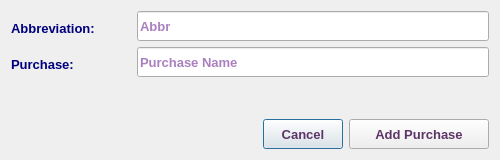
<?xml version="1.0" encoding="UTF-8"?>
<ui version="4.0">
 <class>AddPurchaseDialog</class>
 <widget class="QDialog" name="AddPurchaseDialog">
  <property name="geometry">
   <rect>
    <x>0</x>
    <y>0</y>
    <width>500</width>
    <height>160</height>
   </rect>
  </property>
  <property name="sizePolicy">
   <sizepolicy hsizetype="Fixed" vsizetype="Fixed">
    <horstretch>0</horstretch>
    <verstretch>0</verstretch>
   </sizepolicy>
  </property>
  <property name="minimumSize">
   <size>
    <width>500</width>
    <height>160</height>
   </size>
  </property>
  <property name="maximumSize">
   <size>
    <width>501</width>
    <height>161</height>
   </size>
  </property>
  <property name="font">
   <font>
    <family>Tahoma</family>
    <pointsize>10</pointsize>
   </font>
  </property>
  <property name="windowTitle">
   <string>Add New Purchase</string>
  </property>
  <property name="windowIcon">
   <iconset resource="../../../../image.qrc">
    <normaloff>:/Image/add.png</normaloff>:/Image/add.png</iconset>
  </property>
  <layout class="QVBoxLayout" name="verticalLayout">
   <item>
    <layout class="QHBoxLayout" name="horizontalLayout_3">
     <item>
      <widget class="QLabel" name="label">
       <property name="minimumSize">
        <size>
         <width>120</width>
         <height>30</height>
        </size>
       </property>
       <property name="maximumSize">
        <size>
         <width>120</width>
         <height>25</height>
        </size>
       </property>
       <property name="font">
        <font>
         <family>Tahoma</family>
         <pointsize>10</pointsize>
         <weight>75</weight>
         <bold>true</bold>
        </font>
       </property>
       <property name="styleSheet">
        <string notr="true">color: rgb(0, 0, 127);</string>
       </property>
       <property name="text">
        <string>Abbreviation:</string>
       </property>
      </widget>
     </item>
     <item>
      <widget class="QLineEdit" name="abbrLE">
       <property name="sizePolicy">
        <sizepolicy hsizetype="Expanding" vsizetype="Preferred">
         <horstretch>0</horstretch>
         <verstretch>0</verstretch>
        </sizepolicy>
       </property>
       <property name="minimumSize">
        <size>
         <width>100</width>
         <height>30</height>
        </size>
       </property>
       <property name="maximumSize">
        <size>
         <width>8000</width>
         <height>30</height>
        </size>
       </property>
       <property name="font">
        <font>
         <family>Tahoma</family>
         <pointsize>10</pointsize>
         <weight>75</weight>
         <bold>true</bold>
        </font>
       </property>
       <property name="styleSheet">
        <string notr="true">color: rgb(85, 0, 127);</string>
       </property>
       <property name="placeholderText">
        <string>Abbr</string>
       </property>
      </widget>
     </item>
    </layout>
   </item>
   <item>
    <layout class="QHBoxLayout" name="horizontalLayout_2">
     <item>
      <widget class="QLabel" name="label_2">
       <property name="minimumSize">
        <size>
         <width>120</width>
         <height>30</height>
        </size>
       </property>
       <property name="maximumSize">
        <size>
         <width>120</width>
         <height>25</height>
        </size>
       </property>
       <property name="font">
        <font>
         <family>Tahoma</family>
         <pointsize>10</pointsize>
         <weight>75</weight>
         <bold>true</bold>
        </font>
       </property>
       <property name="styleSheet">
        <string notr="true">color: rgb(0, 0, 127);</string>
       </property>
       <property name="text">
        <string>Purchase:</string>
       </property>
      </widget>
     </item>
     <item>
      <widget class="QLineEdit" name="purLE">
       <property name="sizePolicy">
        <sizepolicy hsizetype="Expanding" vsizetype="Preferred">
         <horstretch>0</horstretch>
         <verstretch>0</verstretch>
        </sizepolicy>
       </property>
       <property name="minimumSize">
        <size>
         <width>100</width>
         <height>30</height>
        </size>
       </property>
       <property name="maximumSize">
        <size>
         <width>8000</width>
         <height>30</height>
        </size>
       </property>
       <property name="font">
        <font>
         <family>Tahoma</family>
         <pointsize>10</pointsize>
         <weight>75</weight>
         <bold>true</bold>
        </font>
       </property>
       <property name="styleSheet">
        <string notr="true">color: rgb(85, 0, 127);</string>
       </property>
       <property name="placeholderText">
        <string>Purchase Name</string>
       </property>
      </widget>
     </item>
    </layout>
   </item>
   <item>
    <spacer name="verticalSpacer">
     <property name="font">
      <font>
       <family>Tahoma</family>
       <pointsize>10</pointsize>
      </font>
     </property>
     <property name="orientation">
      <enum>Qt::Vertical</enum>
     </property>
     <property name="sizeHint" stdset="0">
      <size>
       <width>20</width>
       <height>61</height>
      </size>
     </property>
    </spacer>
   </item>
   <item>
    <layout class="QHBoxLayout" name="horizontalLayout">
     <item>
      <spacer name="horizontalSpacer">
       <property name="font">
        <font>
         <family>Tahoma</family>
         <pointsize>10</pointsize>
        </font>
       </property>
       <property name="orientation">
        <enum>Qt::Horizontal</enum>
       </property>
       <property name="sizeHint" stdset="0">
        <size>
         <width>40</width>
         <height>20</height>
        </size>
       </property>
      </spacer>
     </item>
     <item>
      <widget class="QPushButton" name="CancelBtn">
       <property name="sizePolicy">
        <sizepolicy hsizetype="Preferred" vsizetype="Preferred">
         <horstretch>0</horstretch>
         <verstretch>0</verstretch>
        </sizepolicy>
       </property>
       <property name="minimumSize">
        <size>
         <width>50</width>
         <height>30</height>
        </size>
       </property>
       <property name="maximumSize">
        <size>
         <width>200</width>
         <height>30</height>
        </size>
       </property>
       <property name="font">
        <font>
         <family>Tahoma</family>
         <pointsize>10</pointsize>
         <weight>75</weight>
         <bold>true</bold>
        </font>
       </property>
       <property name="styleSheet">
        <string notr="true">color: rgb(92, 53, 102);</string>
       </property>
       <property name="text">
        <string>Cancel</string>
       </property>
      </widget>
     </item>
     <item>
      <widget class="QPushButton" name="okBtn">
       <property name="sizePolicy">
        <sizepolicy hsizetype="Preferred" vsizetype="Preferred">
         <horstretch>0</horstretch>
         <verstretch>0</verstretch>
        </sizepolicy>
       </property>
       <property name="minimumSize">
        <size>
         <width>140</width>
         <height>30</height>
        </size>
       </property>
       <property name="maximumSize">
        <size>
         <width>200</width>
         <height>30</height>
        </size>
       </property>
       <property name="font">
        <font>
         <family>Tahoma</family>
         <pointsize>10</pointsize>
         <weight>75</weight>
         <bold>true</bold>
        </font>
       </property>
       <property name="styleSheet">
        <string notr="true">color: rgb(92, 53, 102);</string>
       </property>
       <property name="text">
        <string>Add Purchase</string>
       </property>
       <property name="icon">
        <iconset resource="../../../../image.qrc">
         <normaloff>:/Image/add.png</normaloff>:/Image/add.png</iconset>
       </property>
       <property name="iconSize">
        <size>
         <width>20</width>
         <height>20</height>
        </size>
       </property>
      </widget>
     </item>
    </layout>
   </item>
  </layout>
 </widget>
 <tabstops>
  <tabstop>abbrLE</tabstop>
  <tabstop>purLE</tabstop>
  <tabstop>okBtn</tabstop>
  <tabstop>CancelBtn</tabstop>
 </tabstops>
 <resources>
  <include location="../../../../image.qrc"/>
 </resources>
 <connections/>
</ui>
